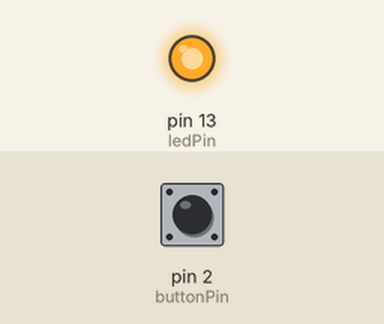
A sketch run on a simulated Arduino Uno, built with avr-gcc and run on an emulated ATmega328P. Parts: output pins drawn as LEDs (lit = HIGH). Inputs (shaded band) come from the test bench; at power-on: pin 2 (buttonPin) LOW. What the sketch prints to the serial monitor is not drawn.

Above: at 1.2 s.
1.3 s: pin 2 (buttonPin) pulled HIGH for 3.2 s
Timing chart, 0 to 4.3 s (numbered marks = the images above; inputs shaded):
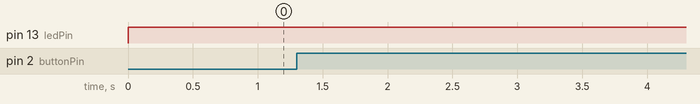

The sketch:

Lab_Part_D.ino
```cpp
/* Lab Part D */
const int buttonPin = 2;
const int ledPin = 13;
bool buttonWasPressed = false;

void setup() {
   pinMode(ledPin,OUTPUT);
   pinMode(buttonPin,INPUT);
   Serial.begin(9600);
}

void loop() {
    int buttonState = digitalRead(buttonPin);
    Serial.println(buttonState);

    // LED
    digitalWrite(ledPin, HIGH); // Turn LED on
    delay(100); // Have on for 100 ms
    digitalWrite(ledPin, LOW); // Turn LED off

    // Button Press
    if(buttonState){
      digitalWrite(ledPin, HIGH); // Turn LED on
      delay(2000); // Have on for 2 s
      buttonWasPressed = true; // Toggle bool
    }
    else if ((buttonWasPressed == true) && (!buttonState)) {
      digitalWrite(ledPin, LOW); // Turn LED off
      buttonWasPressed = false; // Toggle bool
    }
}
```
